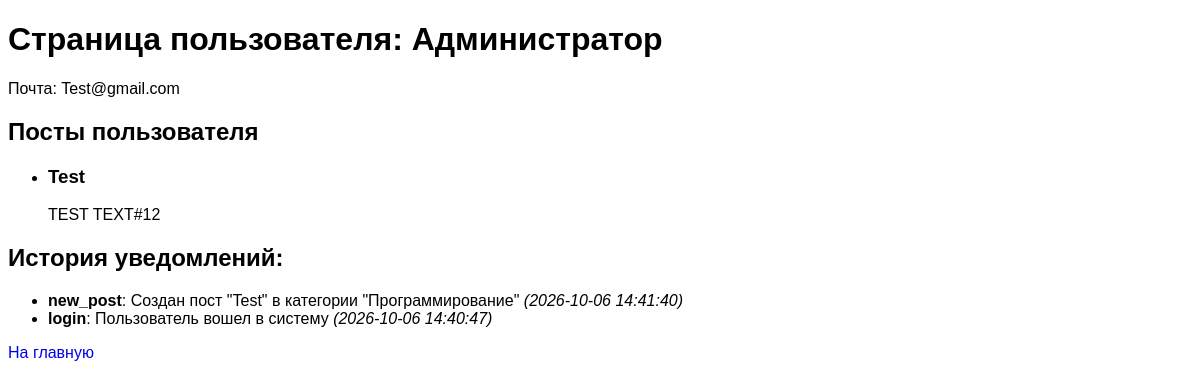
Page /user/1 on the committed database.
### tables this page shows
CREATE TABLE users(
            id INTEGER PRIMARY KEY AUTOINCREMENT,
            name TEXT,
            email TEXT,
            password TEXT,
            last_login TIMESTAMP,
            role TEXT DEFAULT 'user'
);

CREATE TABLE posts(
            id INTEGER PRIMARY KEY AUTOINCREMENT,
            title TEXT,
            content TEXT,
            user_id INTEGER,
            category_id INTEGER,
            created_at TIMESTAMP DEFAULT CURRENT_TIMESTAMP,
            FOREIGN KEY (user_id) REFERENCES users(id),
            FOREIGN KEY (category_id) REFERENCES categories(id)
);

CREATE TABLE notifications(
            id INTEGER PRIMARY KEY AUTOINCREMENT,
            user_id INTEGER,
            action TEXT,
            details TEXT,
            created_at TIMESTAMP DEFAULT CURRENT_TIMESTAMP,
            FOREIGN KEY (user_id) REFERENCES users(id)
);

### app.py (the view)
@app.route('/user/<int:user_id>')
def user_page(user_id):
    user = get_user_by_id(user_id)
    posts = get_posts_by_user(user_id)
    notifications = get_notifications_by_user(user_id)
    if user:
        return render_template('user_page.html', user=user, posts=posts, notifications=notifications)
    return "Пользователь не найден", 404

### app.py (called while the page is built, shortened)
def get_user_by_id(user_id):
    cur.execute('SELECT * FROM users WHERE id = ?', [user_id])
    return cur.fetchone()

def get_posts_by_user(user_id):
    cur.execute('SELECT * FROM posts WHERE user_id = ? ORDER BY created_at DESC', [user_id])
    return cur.fetchall()

def get_notifications_by_user(user_id):
    cur.execute('SELECT * FROM notifications WHERE user_id = ? ORDER BY created_at DESC',
                [user_id])
    return cur.fetchall()

@app.before_request
def check_auth():
    if 'user_id' not in session:
        token = request.cookies.get('auth_token')

### templates/user_page.html (shortened to what this page needs)
<!DOCTYPE html>
<html lang="en">
<head>
        <link rel="stylesheet" href="../static/styles.css">
</head>
<body>
    <h1>Страница пользователя: {{ user[1] }} </h1>
    <p>Почта: {{ user[2] }} </p>
    <h2>Посты пользователя</h2>
    {% if posts %}
        <ul>
            {% for post in posts %}
                <li>
                    <h3>{{ post[1] }}</h3>
                    <p>{{ post[2] }}</p>
                </li>
            {% endfor %}
        </ul>
    {% else %}
        <p>У пользователя пока нет постов</p>
    {% endif %}
    <h2>История уведомлений:</h2>
    {% if notifications %}
        <ul>
            {% for note in notifications %}
                <li>
                    <strong>{{ note[2] }}</strong>: {{ note[3] }}
                    <em>({{ note[4] }})</em>
                </li>
            {% endfor %}
        </ul>
    {% else %}
        <p>Нет уведомлений.</p>
    {% endif %}
    <a href="/">На главную</a>
</body>
</html>

### static/styles.css (style rules this page uses)
* { font-family:'Franklin Gothic Medium', 'Arial Narrow', Arial, sans-serif; }
a { text-decoration: none; }
body { font-family: Arial, sans-serif; background-size: cover; background-repeat: no-repeat; }
p { width: 800px; height: auto; }

### rows in the picture
users: name "Администратор", email "Test@gmail.com"
posts: title "Test", content "TEST TEXT#12"
notifications: action "new_post", details "Создан пост \"Test\" в категории \"Программирование\"", created_at "2026-10-06 14:41:40"
notifications: action "login", details "Пользователь вошел в систему", created_at "2026-10-06 14:40:47"
